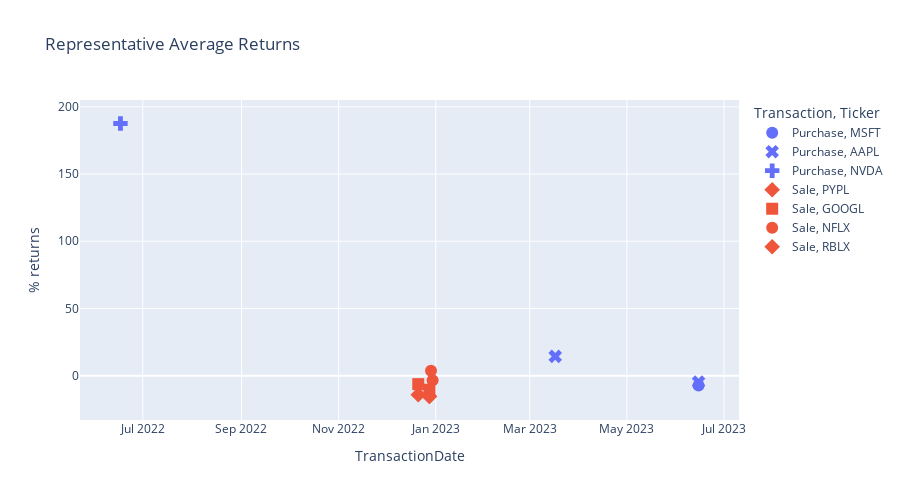

The code cell stored with this chart in its notebook:
### Code cell
representative_name = 'Nancy Pelosi'
def get_rep_data(representative_name):
# Filter dataframe based on the representative's name

    rep_data = summary_df[summary_df['Representative'] == representative_name]
    return rep_data

subset_df = get_rep_data(representative_name)

fig = px.scatter(subset_df, title ='Representative Average Returns', 
y='% returns',
x = 'TransactionDate',
color = 'Transaction',
symbol ='Ticker',
height= 500,
 )
fig.update_traces(marker_size=12)
fig.show()

### Figure 1 — Plotly figure (JSON) as saved in the notebook; plotly's stock layout.template omitted (floating-point values rounded to 4 significant figures)
{"data": [{"hovertemplate": "Transaction=Purchase<br>Ticker=MSFT<br>TransactionDate=%{x}<br>% returns=%{y}<extra></extra>", "legendgroup": "Purchase, MSFT", "marker": {"color": "#636efa", "size": 12, "symbol": "circle"}, "mode": "markers", "name": "Purchase, MSFT", "orientation": "v", "showlegend": true, "type": "scatter", "x": ["2023-06-15T00:00:00"], "xaxis": "x", "y": [-7.366], "yaxis": "y"}, {"hovertemplate": "Transaction=Purchase<br>Ticker=AAPL<br>TransactionDate=%{x}<br>% returns=%{y}<extra></extra>", "legendgroup": "Purchase, AAPL", "marker": {"color": "#636efa", "size": 12, "symbol": "x"}, "mode": "markers", "name": "Purchase, AAPL", "orientation": "v", "showlegend": true, "type": "scatter", "x": ["2023-06-15T00:00:00", "2023-03-17T00:00:00"], "xaxis": "x", "y": [-4.72, 14.34], "yaxis": "y"}, {"hovertemplate": "Transaction=Purchase<br>Ticker=NVDA<br>TransactionDate=%{x}<br>% returns=%{y}<extra></extra>", "legendgroup": "Purchase, NVDA", "marker": {"color": "#636efa", "size": 12, "symbol": "cross"}, "mode": "markers", "name": "Purchase, NVDA", "orientation": "v", "showlegend": true, "type": "scatter", "x": ["2022-06-17T00:00:00"], "xaxis": "x", "y": [187.6], "yaxis": "y"}, {"hovertemplate": "Transaction=Sale<br>Ticker=PYPL<br>TransactionDate=%{x}<br>% returns=%{y}<extra></extra>", "legendgroup": "Sale, PYPL", "marker": {"color": "#EF553B", "size": 12, "symbol": "diamond"}, "mode": "markers", "name": "Sale, PYPL", "orientation": "v", "showlegend": true, "type": "scatter", "x": ["2022-12-28T00:00:00", "2022-12-21T00:00:00"], "xaxis": "x", "y": [-15.49, -14.16], "yaxis": "y"}, {"hovertemplate": "Transaction=Sale<br>Ticker=GOOGL<br>TransactionDate=%{x}<br>% returns=%{y}<extra></extra>", "legendgroup": "Sale, GOOGL", "marker": {"color": "#EF553B", "size": 12, "symbol": "square"}, "mode": "markers", "name": "Sale, GOOGL", "orientation": "v", "showlegend": true, "type": "scatter", "x": ["2022-12-28T00:00:00", "2022-12-21T00:00:00"], "xaxis": "x", "y": [-10.44, -6.297], "yaxis": "y"}, {"hovertemplate": "Transaction=Sale<br>Ticker=NFLX<br>TransactionDate=%{x}<br>% returns=%{y}<extra></extra>", "legendgroup": "Sale, NFLX", "marker": {"color": "#EF553B", "size": 12, "symbol": "circle"}, "mode": "markers", "name": "Sale, NFLX", "orientation": "v", "showlegend": true, "type": "scatter", "x": ["2022-12-30T00:00:00", "2022-12-29T00:00:00"], "xaxis": "x", "y": [-3.486, 3.616], "yaxis": "y"}, {"hovertemplate": "Transaction=Sale<br>Ticker=RBLX<br>TransactionDate=%{x}<br>% returns=%{y}<extra></extra>", "legendgroup": "Sale, RBLX", "marker": {"color": "#EF553B", "size": 12, "symbol": "diamond"}, "mode": "markers", "name": "Sale, RBLX", "orientation": "v", "showlegend": true, "type": "scatter", "x": ["2022-12-28T00:00:00"], "xaxis": "x", "y": [-15.28], "yaxis": "y"}], "layout": {"height": 500, "legend": {"title": {"text": "Transaction, Ticker"}, "tracegroupgap": 0}, "title": {"text": "Representative Average Returns"}, "xaxis": {"anchor": "y", "domain": [0, 1], "title": {"text": "TransactionDate"}}, "yaxis": {"anchor": "x", "domain": [0, 1], "title": {"text": "% returns"}}}}
